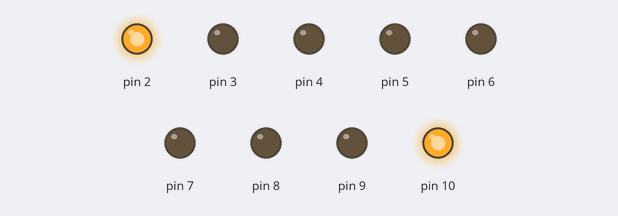
Bench run of a sketch on a simulated Arduino Uno, built with avr-gcc and run on an emulated ATmega328P. Parts: output pins drawn as LEDs (lit = HIGH).

Above: at 0.2 s.
At 1.2 s:
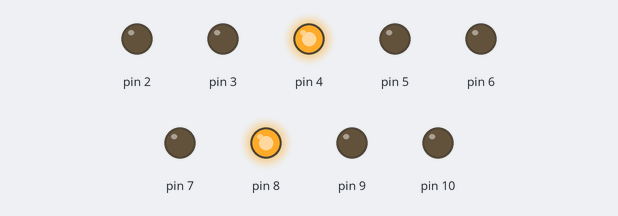
At 1.7 s:
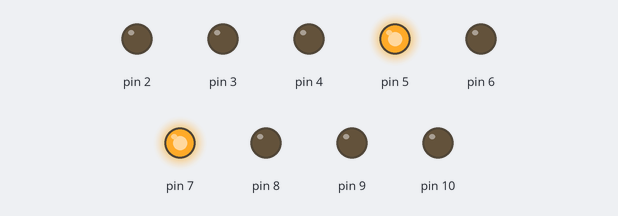
At 2.2 s:
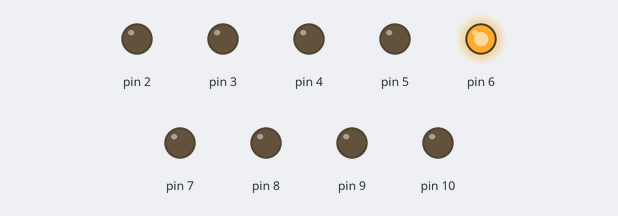
At 3.7 s:
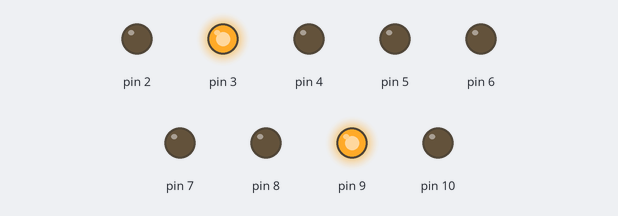
At 5.7 s:
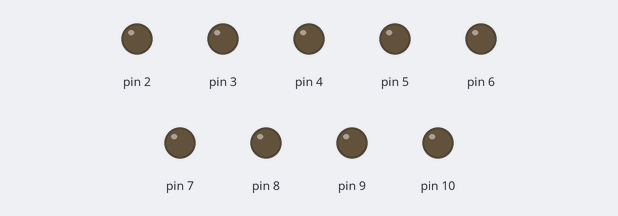
Timing chart, 0 to 6.9 s (numbered marks = the images above):
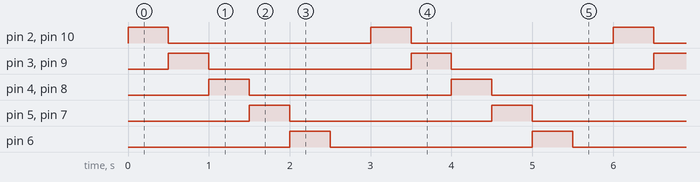

Measured:
- by itself, pin 2–10: alternates HIGH for 0.50 s and LOW for 2.5 s
- by itself, everything shown: repeats every 3.0 s, in 6 steps

The sketch:

ardu_kod_4.ino
```cpp
//Ikki chetdan markazga qarab yuruvchi
int t=500;
void setup() {
  pinMode(2,OUTPUT);
  pinMode(3,OUTPUT);
  pinMode(4,OUTPUT);
  pinMode(5,OUTPUT);
  pinMode(6,OUTPUT);
  pinMode(7,OUTPUT);
  pinMode(8,OUTPUT);
  pinMode(9,OUTPUT);
  pinMode(10,OUTPUT);
}

void loop() {
digitalWrite(2,1);
digitalWrite(10,1);
delay(t);
digitalWrite(2,0);
digitalWrite(10,0);
digitalWrite(3,1);
digitalWrite(9,1);
delay(t);
digitalWrite(3,0);
digitalWrite(9,0);
digitalWrite(4,1);
digitalWrite(8,1);
delay(t);
digitalWrite(4,0);
digitalWrite(8,0);
digitalWrite(5,1);
digitalWrite(7,1);
delay(t);
digitalWrite(5,0);
digitalWrite(7,0);
digitalWrite(6,1);
delay(t);
digitalWrite(6,0);
delay(t);
}
```
